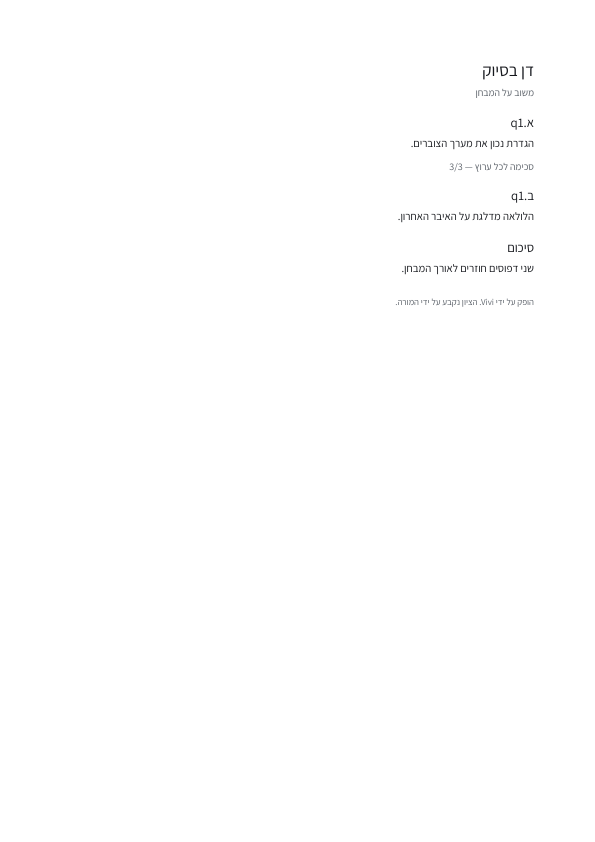
#> input picture backend/tests/services/goldens/appendix_dan.png, 595 x 842 px
$ python -i pipeline.py   (imports and definitions only)   (older library calls are emulated)
#> lines starting #> are read from the running program, lines starting #| are printed output that depends on the picture; after the words box and inside, x2 and y2 are one past the last pixel; in counts of white or black regions, pixels touching at a corner belong together
"""
The page pipeline — PURE functions (PR_in_house_scanning.md §7.1, §7.4).

No I/O, no clock, no randomness: given (raw image bytes, corners, rotation,
SCAN_PIPELINE_VERSION) the output bytes are a function of the input. That is
what makes compiling a version twice yield the same PDF (SCN-4), and it is why
every step here is tested with zero mocks.

Coordinates: everything after `decode` is in the EXIF-ORIENTED image, and
corners travel normalized to [0, 1] in the order TL, TR, BR, BL.

Detection in scan-v1.0 is CONTOUR ONLY, then the full frame (SCN-5). The
DocAligner model the spec named was dropped from v1 by the spike's kill
criterion (2026-10-23): its ONNX graph has one output, the corner heatmaps,
and no document-presence score — so there was no confidence to gate a crop
on. `corners_source='auto_model'` stays in the vocabulary for a future,
eval-calibrated pipeline version.
"""
from __future__ import annotations

import contextlib
import io
import math
import threading
from dataclasses import dataclass, field
from typing import Optional, Sequence

import cv2
import numpy as np
from PIL import Image, ImageOps
from pillow_heif import register_heif_opener

# [1 line not run here, left out]

# -- constants (every threshold here is to be CALIBRATED on real photos, §11) --
A4_ASPECT = math.sqrt(2.0)
A4_TOLERANCE = 0.12                 # D11
DETECT_LONG_SIDE = 1000             # contour detection runs on this downscale
MIN_QUAD_AREA_FRACTION = 0.20       # a "page" smaller than this is not trusted
CONTOUR_CONFIDENCE = 0.5            # §7.1 step 4
QUALITY_LONG_SIDE = 1200
T_BLUR = 60.0                       # Laplacian variance below this → blurry
MIN_SHORT_SIDE_PX = 1200            # the page's short side in ORIGINAL pixels
GLARE_V_MIN, GLARE_S_MAX = 250, 25
GLARE_BLOB_MIN_FRACTION = 0.002     # a glare blob counts above 0.2% of the page
GLARE_RATIO_MAX = 0.02
PREVIEW_LONG_SIDE = 1600
PREVIEW_QUALITY = 80
COMPILE_LONG_SIDE = 2339            # A4 long side at 200 DPI
COMPILE_DPI = 200
COMPILE_QUALITY = 85
# The decode is BOUNDED (measured 2026-10-24): a 48 MP photo decoded at full
# size peaked ~830 MB, and four at once (concurrency 4) do not fit in 2 GiB.
# Nothing downstream needs more than 1.5x the compiled page (2339 px), so the
# working image is capped at A4-at-300-DPI; a JPEG is DCT-scaled at decode
# (`draft`, the cheap path — 48 MP peaks ~120 MB), anything else is resized.
MAX_DECODE_LONG_SIDE = 3508
# Formats with no decode-time scaling decode at full size first: a cap above
# any phone's HEIC (48 MP) and well below Samsung's 200 MP JPEG mode, which the
# JPEG draft path handles at a quarter of its size.
MAX_FULL_DECODE_PIXELS = 64_000_000
# A detected quad whose four corners all sit within this fraction of the
# frame's border traced the photo's edge, not a page (busy backgrounds).
BORDER_HUG_FRACTION = 0.01
# A full-size decode above this holds the process-wide gate below: measured,
# a 24 MP PNG peaks ~320 MB and a 48 MP HEIC ~2x that, so four at once on a
# 2 GiB instance (concurrency 4) would not fit. One at a time does, beside
# three drafted JPEGs (~160 MB each). Ordering only — never the bytes.
LARGE_FULL_DECODE_PIXELS = 16_000_000
_LARGE_DECODE_GATE = threading.BoundedSemaphore(1)

FULL_FRAME = ((0.0, 0.0), (1.0, 0.0), (1.0, 1.0), (0.0, 1.0))


# ---------------------------------------------------------------------------
# decode / encode
# ---------------------------------------------------------------------------

class ImageTooLarge(ValueError):
    """More pixels than this service will decode at full size (no draft path)."""


@dataclass(frozen=True)
class Decoded:
    rgb: np.ndarray                     # the working image, long side <= MAX_DECODE_LONG_SIDE
    orig_w: int                         # the photo's own size, EXIF-oriented
    orig_h: int

    # [48 lines left out: functions scale, decode_bounded, _orient, not called in this run]


def decode(raw: bytes) -> np.ndarray:
    return decode_bounded(raw).rgb


# [40 lines left out: functions encode_jpeg, resize_long_side, order_corners, not called in this run]


def normalize(points: np.ndarray, w: int, h: int) -> list[list[float]]:
    out = np.asarray(points, dtype=np.float64) / np.array([w, h], dtype=np.float64)
    return np.clip(out, 0.0, 1.0).round(6).tolist()


def denormalize(corners: Sequence[Sequence[float]], w: int, h: int) -> np.ndarray:
    return np.asarray(corners, dtype=np.float64).reshape(4, 2) * np.array([w, h], dtype=np.float64)


def polygon_area(points: np.ndarray) -> float:
    x, y = points[:, 0], points[:, 1]
    return 0.5 * abs(float(np.dot(x, np.roll(y, -1)) - np.dot(y, np.roll(x, -1))))


# [18 lines left out: functions is_convex, quad_size, not called in this run]


# ---------------------------------------------------------------------------
# detection (§7.1 steps 4–6)
# ---------------------------------------------------------------------------

@dataclass(frozen=True)
class Detection:
    corners: list[list[float]]          # normalized, TL,TR,BR,BL
    source: str                         # 'auto_contour' | 'full_frame'
    confidence: float


def _auto_canny(gray: np.ndarray) -> np.ndarray:
    median = float(np.median(gray))
    lower = int(max(0, 0.66 * median))
    upper = int(min(255, 1.33 * median))
    return cv2.Canny(gray, lower, upper)


def detect_contour(rgb: np.ndarray) -> Optional[np.ndarray]:
    """The largest convex 4-gon covering ≥20% of the frame, in ORIGINAL pixel
    coordinates, ordered TL,TR,BR,BL — or None."""
    h, w = rgb.shape[:2]
    scale = min(1.0, DETECT_LONG_SIDE / max(h, w))
    small = cv2.resize(rgb, (max(1, round(w * scale)), max(1, round(h * scale))),
                       interpolation=cv2.INTER_AREA) if scale < 1.0 else rgb
    gray = cv2.cvtColor(small, cv2.COLOR_RGB2GRAY)
    gray = cv2.GaussianBlur(gray, (5, 5), 0)
    edges = cv2.dilate(_auto_canny(gray), np.ones((3, 3), np.uint8), iterations=1)
    contours, _ = cv2.findContours(edges, cv2.RETR_LIST, cv2.CHAIN_APPROX_SIMPLE)
    frame_area = float(small.shape[0] * small.shape[1])
    for contour in sorted(contours, key=cv2.contourArea, reverse=True)[:10]:
        if cv2.contourArea(contour) < MIN_QUAD_AREA_FRACTION * frame_area:
            break                                   # sorted: nothing later is bigger
        approx = cv2.approxPolyDP(contour, 0.02 * cv2.arcLength(contour, True), True)
        if len(approx) != 4:
            continue
        quad = order_corners(approx.reshape(4, 2))
        if _hugs_border(quad, small.shape[1], small.shape[0]):
            continue                                # the photo's edge, not a page
        if is_convex(quad) and polygon_area(quad) >= MIN_QUAD_AREA_FRACTION * frame_area:
            return quad / scale
    return None


def _hugs_border(quad: np.ndarray, w: int, h: int) -> bool:
    mx, my = BORDER_HUG_FRACTION * w, BORDER_HUG_FRACTION * h
    return all(min(x, w - 1 - x) <= mx and min(y, h - 1 - y) <= my for x, y in quad)


def detect(rgb: np.ndarray) -> Detection:
    """Contour, else the full frame — never a crop on a guess (SCN-5)."""
    h, w = rgb.shape[:2]
    quad = detect_contour(rgb)
    if quad is not None:
        return Detection(normalize(quad, w, h), "auto_contour", CONTOUR_CONFIDENCE)
    return Detection([list(p) for p in FULL_FRAME], "full_frame", 0.0)


# ---------------------------------------------------------------------------
# flatten / rotate / illumination (§7.4)
# ---------------------------------------------------------------------------

class InvalidParams(ValueError):
    """The caller's corners or rotation cannot describe a page — the photo is
    fine; the request is not."""


def _is_full_frame(corners) -> bool:
    return np.allclose(np.asarray(corners, dtype=np.float64).reshape(4, 2),
                       np.asarray(FULL_FRAME), atol=1e-6)


# [80 lines left out: functions output_size, flatten, rotate, normalize_illumination, render_page, not called in this run]


# ---------------------------------------------------------------------------
# quality (§7.1 step 7) — warns, never blocks (D10)
# ---------------------------------------------------------------------------

@dataclass(frozen=True)
class Quality:
    blur: float
    short_side_px: int
    glare_ratio: float
    verdict: str                        # 'ok' | 'warn'
    reasons: list[str] = field(default_factory=list)

    # [4 lines left out: function as_dict, not called in this run]


def laplacian_variance(gray: np.ndarray) -> float:
    return float(cv2.Laplacian(gray, cv2.CV_64F).var())


# [29 lines left out: functions glare_ratio, assess, not called in this run]

>>> import cv2
>>> picture = cv2.cvtColor(cv2.imread('../../backend/tests/services/goldens/appendix_dan.png'), cv2.COLOR_BGR2RGB)
>>> result = detect(picture)
#> in _auto_canny, `median = float(np.median(gray))`: median = 255
#> in _auto_canny, `lower = int(max(0, 0.66 * median))`: lower = 168
#> in _auto_canny, `upper = int(min(255, 1.33 * median))`: upper = 255
#> in _auto_canny, `return cv2.Canny(gray, lower, upper)`:
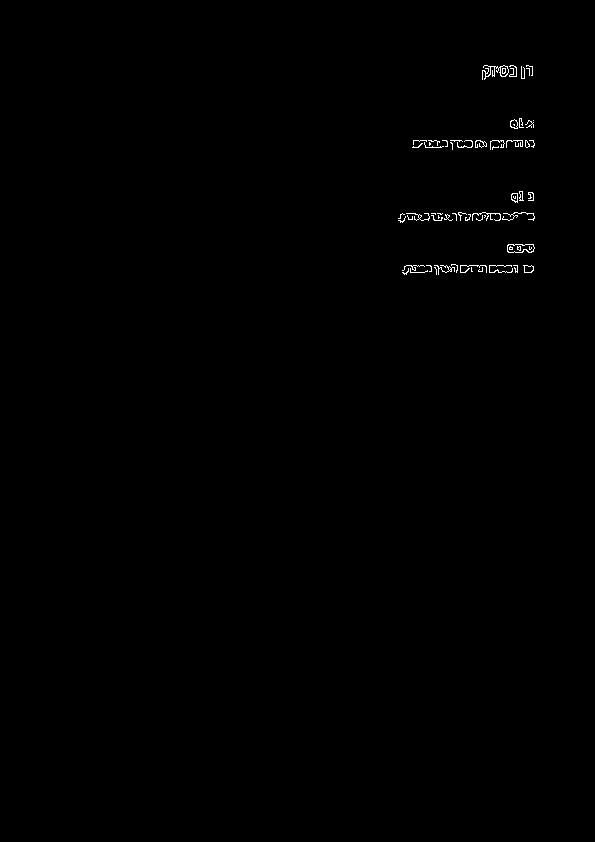
#> returned value: shape (842, 595); 0.31% white in thin lines or dots, all inside (x1, y1, x2, y2) = (398, 65, 535, 275)
#> in detect_contour, `edges = cv2.dilate(_auto_canny(gray), np.ones((3, 3), np.uint8), itera..`:
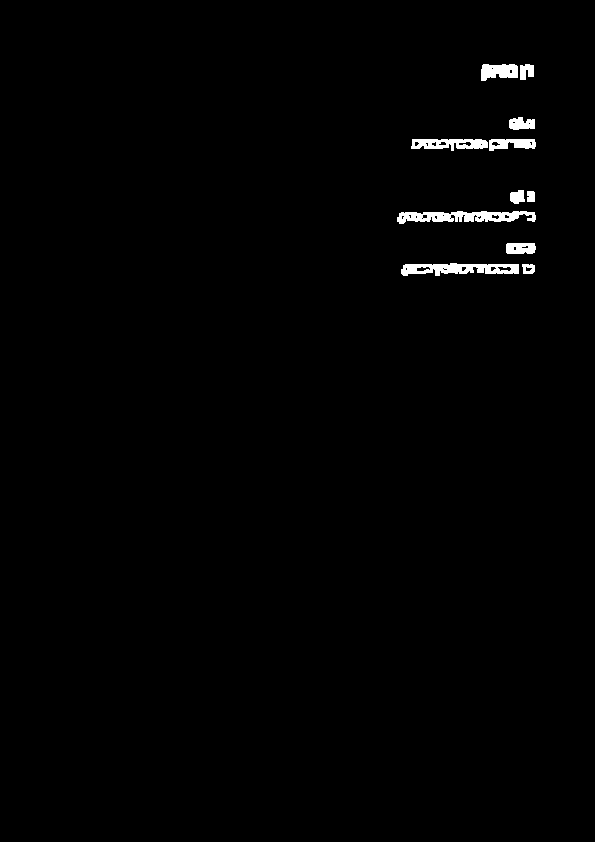
#> edges: shape (842, 595); 0.95% white; 11 white regions
#> in detect_contour, `contours, _ = cv2.findContours(edges, cv2.RETR_LIST, cv2.CHAIN_APPROX_..`: contours = 44 contours, 25 with area under 20; largest, box (x1, y1, x2, y2) and area: (397, 211, 536, 224) 1010, (401, 263, 519, 276) 966, (411, 139, 488, 151) 614, (481, 64, 518, 81) 442, (489, 139, 536, 151) 360
#> the loop in detect_contour, `for contour in sorted(contours, key=cv2.contourArea, reverse=True)[:10]:` made 1 pass
